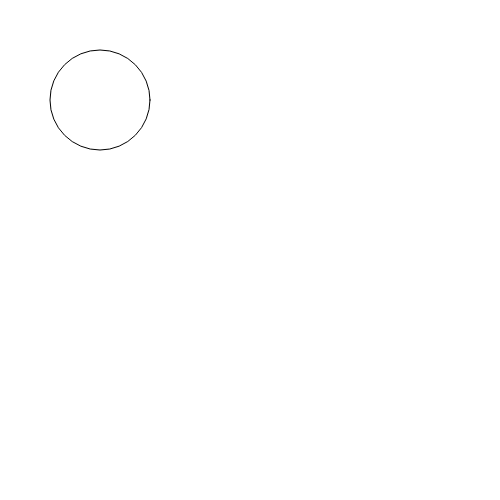
Frame 1 (no input)
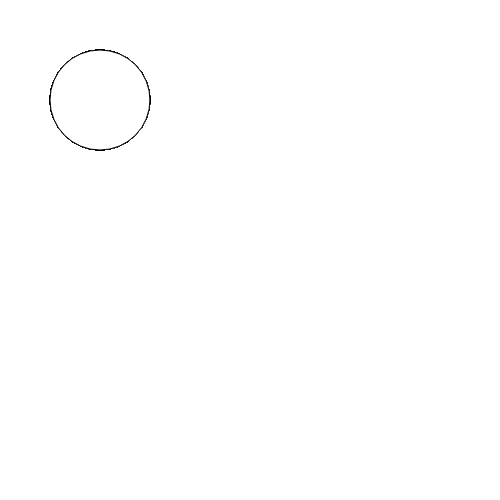
Frame 60 (no input)
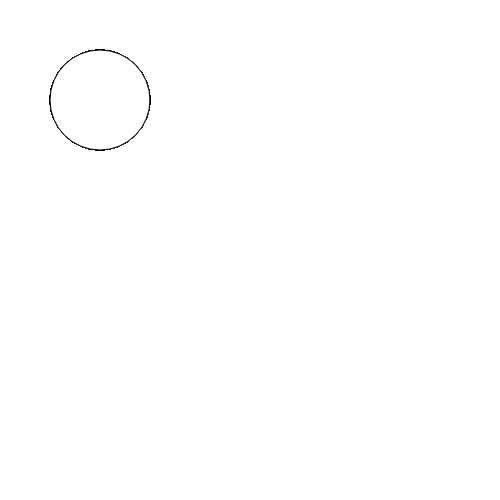
Frame 120 (the mouse pressed at the canvas centre since frame 60)

The p5.js sketch that drew these frames (run headless with seeded random() and noise() and a simulated clock; from frame 60 on, the mouse is pressed at the canvas centre):

// p5.js sketch
// ── sketch.js
function setup() {
  createCanvas(500, 500);
}

function draw() {
  ellipse(100,100,100,100);
}
